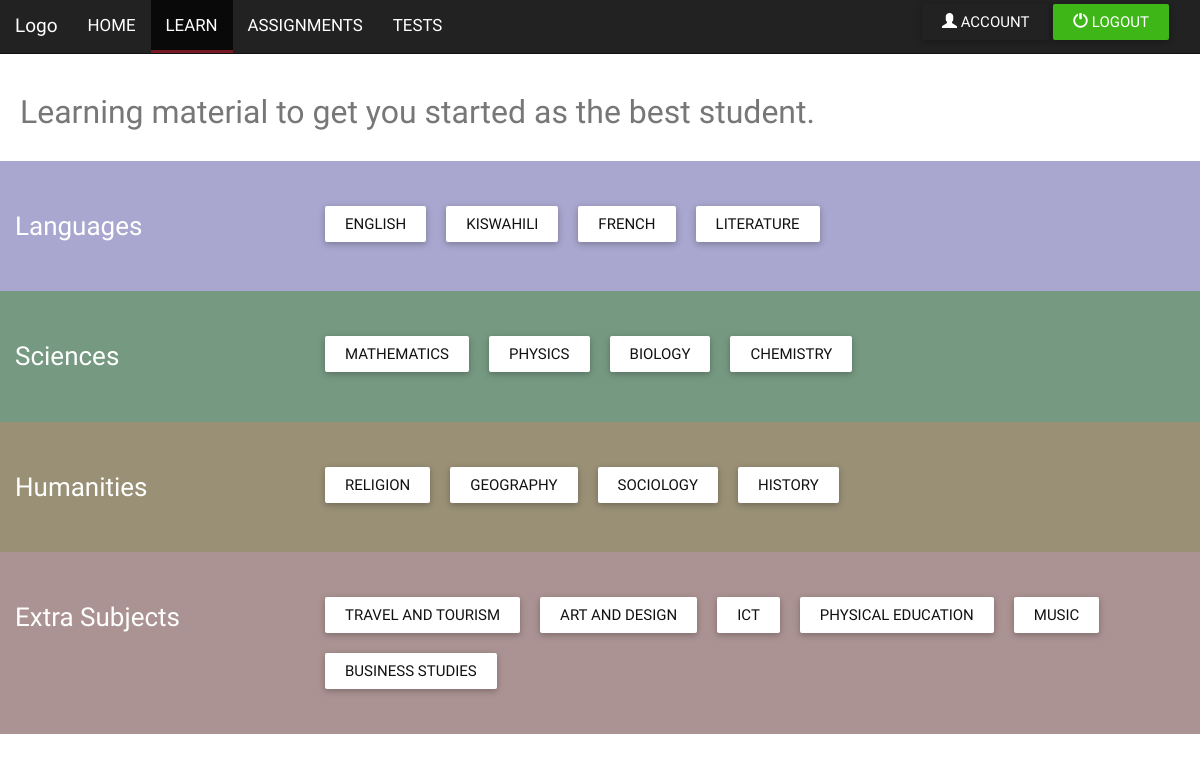
The app's page /brookhurst/learn.php (signed in) with its own data.
### tables this page shows
CREATE TABLE `subjects` (
  `subject_id` int(255) UNSIGNED NOT NULL,
  `subject_category` enum('sciences','humanities','languages','extras') NOT NULL DEFAULT 'sciences',
  `subject_name` varchar(256) NOT NULL,
  `subject_level` enum('primary','high_school','college','') NOT NULL DEFAULT 'primary',
  `subject_description` text NOT NULL
);

### brookhurst/functions/session_functions.php (called while the page is built, shortened)
<?php
class SessionFunctions
{
	function sessionActive()
	{
		if (   (@$_SESSION['std_username']!==''&& @$_SESSION['std_username']!==null)
			&& (@$_SESSION['acc_id']!=='' && @$_SESSION['acc_id']!==null)
			&& (@$_SESSION['std_id']!=='' && @$_SESSION['std_id']!==null)
			&& (@$_SESSION['std_fName']!=='' && @$_SESSION['std_fName']!==null)
			&& (@$_SESSION['std_lName']!=='' && @$_SESSION['std_lName']!==null)
			&& (@$_SESSION['std_stream_id']!=='' && @$_SESSION['std_stream_id']!==null)
			&& (@$_SESSION['std_class_id']!=='' && @$_SESSION['std_class_id']!==null)
			)
		{
			return true;
		}else
		{
			return false;
		}
	}
}

### brookhurst/learn.php (the view, shortened to what this page needs)
<!DOCTYPE html>
<html lang="en">
    <head>
        <link  rel="stylesheet" type="text/css" href="css/theme.min.css"/>
       <link  rel="stylesheet" type="text/css" href="css/main.css"/>
       <link  rel="stylesheet" type="text/css" href="css/color.css"/>
    </head>
    <body>
     <?php
        include_once('navigation.php');
        $learnNav = new Navigation('index.php','#','tests.php','account/signup.php','account/forgot.php','assignment.php','account/account.php');
        $learnNav->loginHandlerPath = 'account/loginHandler.php';
        $learnNav->setLearnActive();
      ?>
        <?php
          require_once('functions/session_functions.php');
          $sessionHandler = new SessionFunctions();
          $errorMessage = "<div class='container'> <div class='panel panel-info col-sm-12'> <div class='panel-header'> <h2>Restricted access content</h2>  </div><div class='panel-body'> <p>You need to be logged in to access learning material. Login and try again</p></div></div></div>";
          if($sessionHandler->sessionActive())
          {
           $curSubId = @($_GET['subId']);
            if ($curSubId!== null)
            {
              include("formSelection.php");
              $formSelection = new FormSelection();
              $formSelection->generateFormPage($curSubId);
            }
            else
            {
                require('esomoDbConnect.php');
                echo "<h2 style='padding:2rem;' class='grey-text'>Learning material to get you started as the best student.</h2>";
                echo "<div class='far-grey'>";
              $scienceSubs =$languageSubs= $humanitySubs= $extraSubs = "";
              $rawQuery = 'SELECT subject_id,subject_name,subject_description,subject_category FROM subjects WHERE subject_category=?';
              if($fetchSubsQuery = $dbCon->prepare($rawQuery))
              {
              $fetchSubsQuery->bind_param('s', $tempSubCategory);
              $fetchSubsQuery->execute();
              $scienceSubs = $fetchSubsQuery->get_result();
              $fetchSubsQuery->execute();
              $languageSubs = $fetchSubsQuery->get_result();
              $fetchSubsQuery->execute();
              $humanitySubs = $fetchSubsQuery->get_result();
              $fetchSubsQuery->execute();
              $extraSubs = $fetchSubsQuery->get_result();
              }else
              {
                echo "<p style='background-color:black;text-align:center;color:red;font-size:1.2em;'> could not execute query :".$dbCon->error." </p> ";
              }
              loopSubjects($languageSubs,"Languages");
              echo "</div>";
            }
          }
          else
          {
           echo $errorMessage;
          }
    function seoUrl($string) {
        $string = strtolower($string);
        $string = preg_replace("/[^a-z0-9_\s-]/", "", $string);
        $string = preg_replace("/[\s-]+/", " ", $string);
        $string = preg_replace("/[\s_]/", "-", $string);
        return $string;
    }
      function loopSubjects($subjectQueryResult,$subjectGroupTitle)
      {
          $string = $subjectGroupTitle;
          $subjectType = seoUrl($string);
          echo "<div class='row padd-top-3-half ".$subjectType."'>";
        echo "<div class='col-sm-3 subject-title white-text'><h3>$subjectGroupTitle</h3></div>";
          echo "<div class='col-sm-9'>
        <div class='col-sx-12 subjectCont'>";
        foreach ($subjectQueryResult as $subject) {
          $tmp_sName = $subject['subject_name'];
          $tmp_sId = $subject['subject_id'];
          echo createSubjectContainer($tmp_sName,$tmp_sId);
         }
          echo "</div></div>";
        echo "</div>";
      }
      function createSubjectContainer($subjectName,$subjectId)
      {
       $subjectContainer = <<<EOD
        <div class="subject">
          <a href="learn.php?subId=$subjectId" class="btn btn-primary white black-text">$subjectName</a>
          </div>
EOD;
      return $subjectContainer;
      }
?>
    </body>
</html>

### brookhurst/navigation.php (shortened to what this page needs)
<?php
class Navigation
{
	public $learnPath;
	public $indexPath;
	public $testsPath;
	public $assignmentPath;
	public $accountPath;
	protected $indexClass;
	protected $learnClass;
	protected $testsClass;
	protected $assignmentClass;
	function __construct($pathIndex,$pathLearn,$pathTests,$pathSignup,$pathForgotPass,$assignmentPath,$accPath)
	{
		$this->indexClass = $this->learnClass = $this->testsClass = '';
		$this->indexPath = $pathIndex;
		$this->learnPath = $pathLearn;
		$this->testsPath = $pathTests;
		$this->assignmentPath = $assignmentPath;
		$this->accountPath = $accPath;
	}
	function updateNav()
	{
		$this->genNavPart();
		include_once('functions/session_functions.php');
		$sessionHandler = new SessionFunctions();
		if ($sessionHandler->sessionActive())
		{
			$this->genLogoutPart();
		}
		else
		{
			$this->genSignupPart();
		}
		$this->closeNav();
	}
	function genNavPart()
	{
		$learnPath = $this->learnPath;
		$indexPath = $this->indexPath;
		$testsPath = $this->testsPath;
		$assignmentPath = $this->assignmentPath;
		$indexClass = $this->indexClass;
		$learnClass = $this->learnClass;
		$testsClass = $this->testsClass;
		$assignmentClass = $this->assignmentClass;
		$navPart = "
		<nav class='navbar navbar-default navbar-static-top'>
          <div class='container-fluid'>
                <div class='navbar-header'>
                    <a class='navbar-brand' href='#'>Logo</a>
                </div>
    <div class='collapse navbar-collapse'>
        <ul class='nav navbar-nav'>
            <li $indexClass><a href='$indexPath'>HOME
            </a>
            </li>
            <li $learnClass><a href='$learnPath'>
            	LEARN</a>
            </li>
            <li $assignmentClass><a href='$assignmentPath'>ASSIGNMENTS
            	</a>
            </li>
            <li $testsClass><a href='$testsPath'>TESTS
            </a>
            </li>
        </ul>
";
		echo $navPart;
	}
	function genLogoutPart()
	{
		$logoutPart = '
		<ul class="navbar-right navbar-btn navbar-nav myNavInputs">
		<a href="'.$this->accountPath.'" class="btn btn-default"><span class="glyphicon glyphicon-user"></span> Account</a>
		<a href="?action=logout" class="btn btn-success"><span class="glyphicon glyphicon-off"></span>  Logout</a>
		</ul>
		';
		echo $logoutPart;
	}
	function closeNav()
	{
		echo "</div> \n </div> \n </nav>";
	}
	private function resetAllActive()
	{
		$this->indexClass = '';
		$this->testsClass = '';
		$this->learnClass = '';
		$this->assignmentClass='';
	}
	function setLearnActive()
	{
		$this->learnClass = 'class=\'active\'';
		$this->updateNav();
	}
}

### brookhurst/css/main.css (style rules this page uses)
h3 { margin:auto; }
.nav li { font-size:1.125em; }
.active { border-bottom: 0.2em solid #781822; }
.myNavInputs { margin-right: 16px; margin-bottom: 4px; margin-top: 4px; }
.row { margin: 0 !Important; }
.btn, .btn-large { border: none; border-radius: 2px; display: inline-block; transition: all .3s; height: 36px; line-height: 36px; outline: 0; padding: 0 2rem; text-transform: uppercase; vertical-align: middle; transform: scale(1); -webkit-tap-highlight-color: transparent; -webkit-box-shadow: 0 2px 5px 0 rgba(0, 0, 0, 0.16), 0 2px 10px 0 rgba(0, 0, 0, 0.12); -moz-box-shadow: 0 2px 5px 0 rgba(0, 0, 0, 0.16), 0 2px 10px 0 rgba(0, 0, 0, 0.12); box-shadow: 0 2px 5px 0 rgba(0, 0, 0, 0.16), 0 2px 10px 0 rgba(0, 0, 0, 0.12); }
.subjectCont { display: flex; flex-direction: row; flex-wrap: wrap; }
.subject { margin: 1rem; }
.subject-title { margin-top: 16px; margin-bottom: 16px; }
.padd-top-3-half { padding-top: 3.5rem; padding-bottom: 3.5rem; }

### brookhurst/css/color.css (style rules this page uses)
.white { background-color: #fff !Important; }
.grey-text { color: rgba(0,0,0,0.54); }
.white-text { color: #fff !Important; }
.black-text { color: #111 !Important; }
.far-grey { background-color: #f1f1f1; }
.grey-text { color: #777777 !Important; }
.languages { background-color: #a9a6cf; }
.sciences { background-color: #769982; }
.humanities { background-color: #999076; }
.extra-subjects { background-color: #aa9392; }

### records on screen
subjects: subject_name "ENGLISH"
subjects: subject_name "KISWAHILI"
subjects: subject_name "FRENCH"
subjects: subject_name "LITERATURE"
subjects: subject_name "MATHEMATICS"
subjects: subject_name "PHYSICS"
subjects: subject_name "BIOLOGY"
subjects: subject_name "CHEMISTRY"
subjects: subject_name "RELIGION"
subjects: subject_name "GEOGRAPHY"
subjects: subject_name "SOCIOLOGY"
subjects: subject_name "HISTORY"
subjects: subject_name "TRAVEL AND TOURISM"
subjects: subject_name "ART AND DESIGN"
subjects: subject_name "ICT"
subjects: subject_name "PHYSICAL EDUCATION"
subjects: subject_name "MUSIC"
subjects: subject_name "BUSINESS STUDIES"

### other values on screen
$subjectGroupTitle "Languages Sciences Humanities Extra Subjects"
